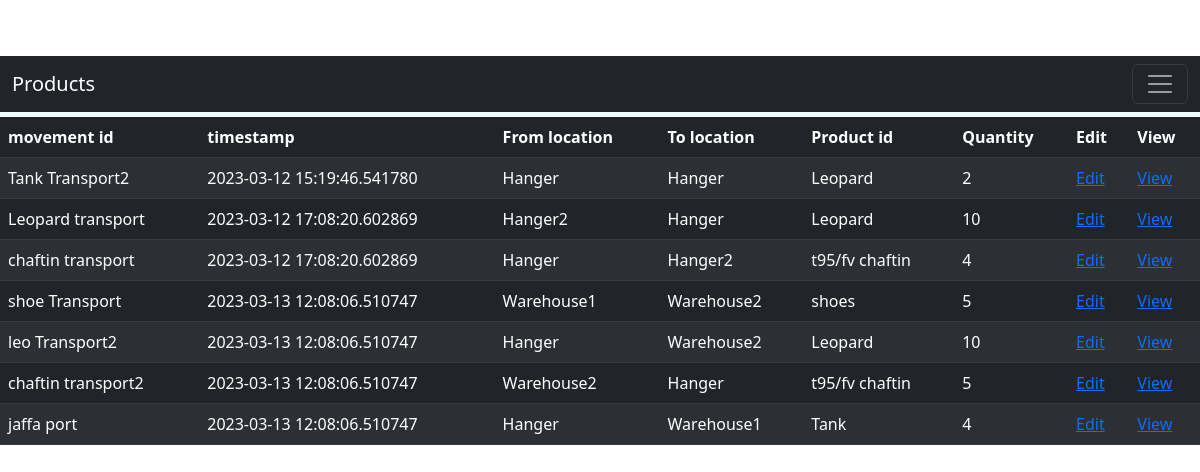
Page /product_movements on the earlier database version.
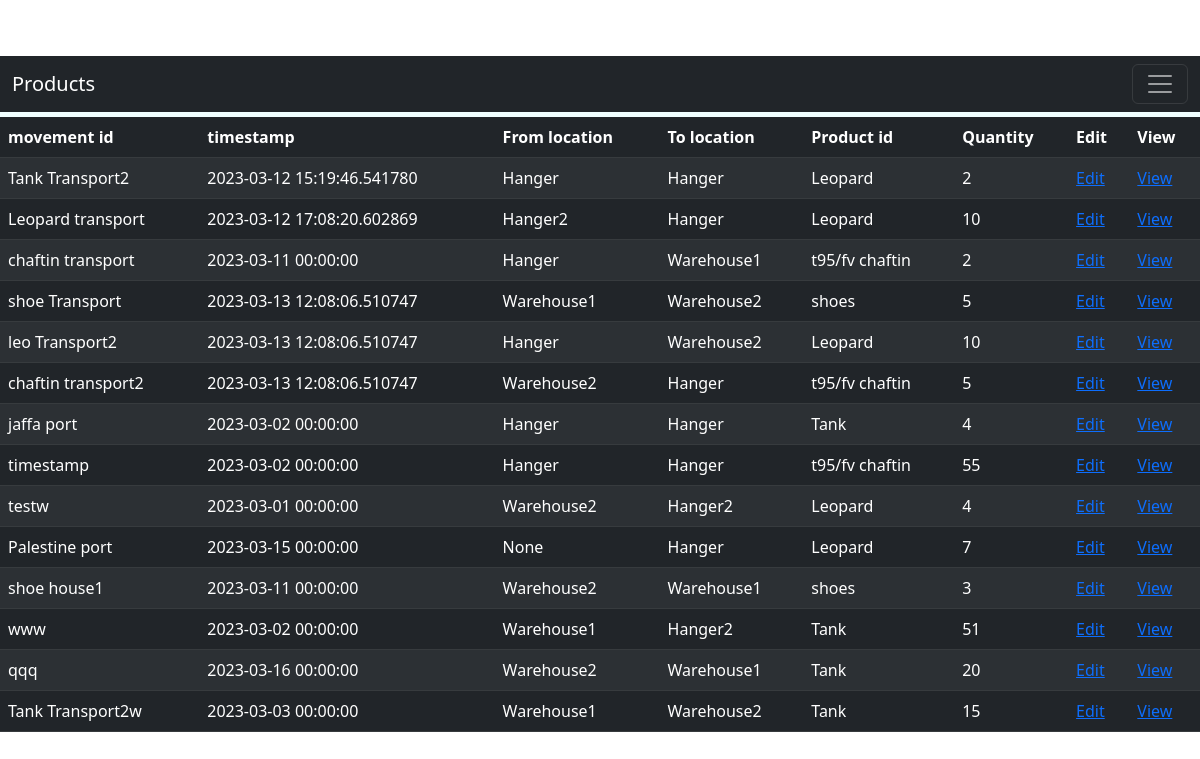
Same page on the later database version.
### models.py (models this page shows, shortened)
class ProductMovement(db.Model):
    __tablename__ = 'productMovement'
    movement_id = db.Column(db.String(50), primary_key=True)
    timestamp = db.Column(db.DateTime, nullable=False,default=datetime.datetime.now())
    from_location = db.Column(db.String(50), db.ForeignKey('location.location_id'))
    to_location = db.Column(db.String(50), db.ForeignKey('location.location_id'))
    product_id = db.Column(db.String(50), db.ForeignKey('product.product_id'))
    qty = db.Column(db.Integer, nullable=False)

### App.py (the view)
@app.route('/product_movements')
def product_movements():
    product_movements = ProductMovement.query.all()
    return render_template('product_movements.html', product_movements=product_movements)

### templates/product_movements.html (shortened to what this page needs)
{% include "index.html" %}
<!DOCTYPE html>
<html lang="en">
<head>
</head>
<body>
    <table class="table table-dark table-striped">
        <thead>
          <tr>
            <th scope="col">movement id</th>
            <th scope="col">timestamp</th>
            <th scope="col">From location</th>
            <th scope="col">To location</th>
            <th scope="col">Product id</th>
            <th scope="col">Quantity</th>
            <th scope="col">Edit</th>
            <th scope="col">View</th>
          </tr>
        </thead>
        <tbody>
            {% for pm in product_movements %}
          <tr>
            <td class="table-dark">{{pm.movement_id}}</td>
            <td class="table-dark">{{pm.timestamp}}</td>
            <td class="table-dark">{{pm.from_location}}</td>
            <td class="table-dark">{{pm.to_location}}</td>
            <td class="table-dark">{{pm.product_id}}</td>
            <td class="table-dark">{{pm.qty}}</td>
            <td> <a href="{{ url_for('edit_product_movement', movement_id=pm.movement_id) }}">Edit</a> </td>
            <td> <a href="{{ url_for('view_product_movement', movement_id=pm.movement_id) }}">View</a> </td>
          </tr>
          {% endfor %}
        </tbody>
      </table>
</body>
</html>

### templates/index.html (shortened to what this page needs)
<!DOCTYPE html>
<html lang="en">
<head>
    <link href="https://cdn.jsdelivr.net/npm/bootstrap@5.2.3/dist/css/bootstrap.min.css" rel="stylesheet">
    <link rel= "stylesheet" type= "text/css" href= "{{ url_for('static',filename='styles/Home.css') }}">
    <link rel= "stylesheet" type= "text/css" href="{{ url_for('static' ,filename='node_modules/aos.css') }}" />
  </head>
<body>
    <h1>Product Movement App</h1>
    <nav  class="navbar navbar-expand-xxl navbar-dark bg-dark" aria-label="Seventh navbar example">
      <div class="container-fluid">
        <a class="navbar-brand" href="{{ url_for('index') }}">Products</a>
        <button class="navbar-toggler" type="button" data-bs-toggle="collapse" data-bs-target="#navbarsExampleXxl" aria-controls="navbarsExampleXxl" aria-expanded="false" aria-label="Toggle navigation">
          <span class="navbar-toggler-icon"></span>
        </button>
      </div>
    </nav>
    <div style="height: 5px; background-color: azure;"></div>
</body>
</html>

### static/styles/Home.css (style rules this page uses)
body { background-image: url('https://rare-gallery.com/uploads/posts/569025-background-brown.jpg'); background-repeat: no-repeat; background-attachment: fixed; background-size: 100% 100%; color: white; }

Differences in the rows shown:
changed ProductMovement "chaftin transport": timestamp "2023-03-12 17:08:20.602869" → "2023-03-11 00:00:00"; to_location "Hanger2" → "Warehouse1"; qty "4" → "2"
changed ProductMovement "jaffa port": timestamp "2023-03-13 12:08:06.510747" → "2023-03-02 00:00:00"; to_location "Warehouse1" → "Hanger"
added ProductMovement: movement_id "timestamp", timestamp "2023-03-02 00:00:00", from_location "Hanger", to_location "Hanger", product_id "t95/fv chaftin", qty "55"
added ProductMovement: movement_id "testw", timestamp "2023-03-01 00:00:00", from_location "Warehouse2", to_location "Hanger2", product_id "Leopard", qty "4"
added ProductMovement: movement_id "Palestine port", timestamp "2023-03-15 00:00:00", from_location "None", to_location "Hanger", product_id "Leopard", qty "7"
added ProductMovement: movement_id "shoe house1", timestamp "2023-03-11 00:00:00", from_location "Warehouse2", to_location "Warehouse1", product_id "shoes", qty "3"
added ProductMovement: movement_id "www", timestamp "2023-03-02 00:00:00", from_location "Warehouse1", to_location "Hanger2", product_id "Tank", qty "51"
added ProductMovement: movement_id "qqq", timestamp "2023-03-16 00:00:00", from_location "Warehouse2", to_location "Warehouse1", product_id "Tank", qty "20"
added ProductMovement: movement_id "Tank Transport2w", timestamp "2023-03-03 00:00:00", from_location "Warehouse1", to_location "Warehouse2", product_id "Tank", qty "15"
